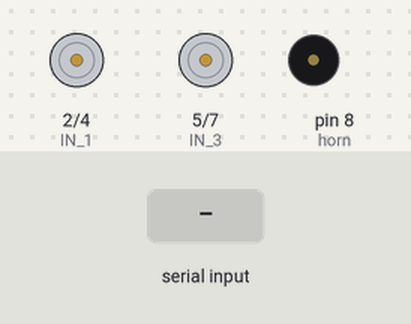
Recording of a sketch running on a simulated Arduino Uno, built with avr-gcc and run on an emulated ATmega328P. On the bench: motor-driver pin pairs drawn as motors (green arrow = first pin HIGH = forward, orange = second pin HIGH = backward, longer = more drive, scaled by the enable pin), buzzer (waves = sounding, pin HIGH). The inputs (shaded band) are chosen by the test bench. What the sketch prints to the serial monitor is not drawn.

Above: at 1.2 s.
1.3 s: "F" received over Serial
At 1.9 s:
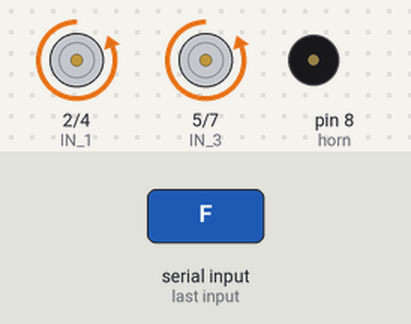
2.8 s: "B" received over Serial
At 3.1 s:
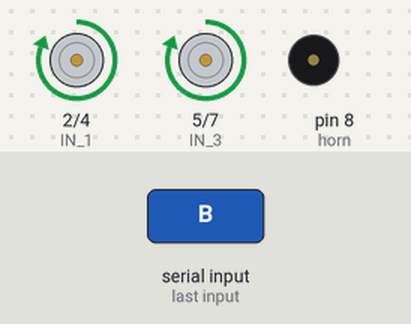
4.3 s: "R" received over Serial
At 5.4 s:
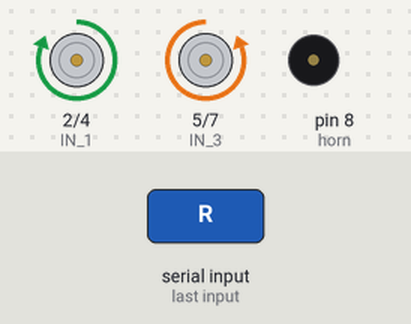
5.8 s: "L" received over Serial
At 6.5 s:
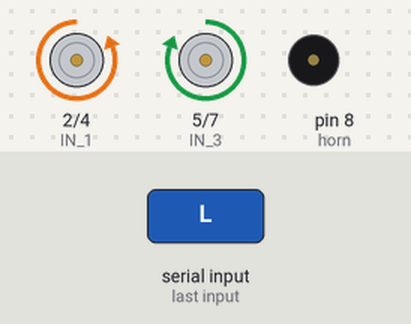
7.3 s: "G" received over Serial
At 7.7 s:
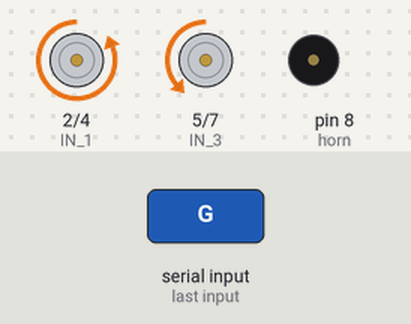
8.8 s: "I" received over Serial
At 10.0 s:
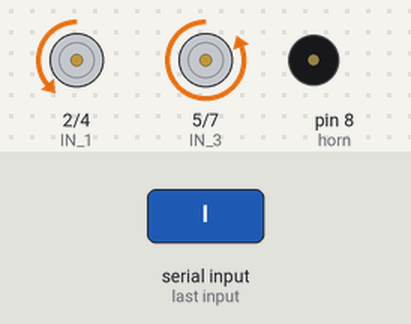
Timing chart, 0 to 11.3 s (numbered marks = the images above; inputs shaded):
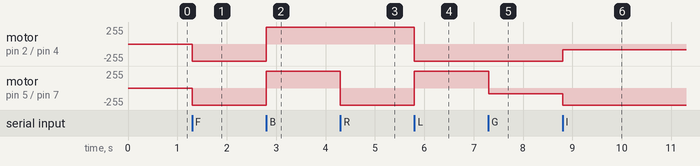

Measured:
- after the input at 1.3 s, motor on pin 2 (IN_1) / pin 4 (IN_2), motor on pin 5 (IN_3) / pin 7 (IN_4): stopped → backward 255/255 at once
- after the input at 2.8 s, motor on pin 2 (IN_1) / pin 4 (IN_2), motor on pin 5 (IN_3) / pin 7 (IN_4): backward 255/255 → forward 255/255 at once
- after the input at 4.3 s, motor on pin 5 (IN_3) / pin 7 (IN_4): forward 255/255 → backward 255/255 at once
- after the input at 5.8 s, motor on pin 2 (IN_1) / pin 4 (IN_2): forward 255/255 → backward 255/255 at once; motor on pin 5 (IN_3) / pin 7 (IN_4): backward 255/255 → forward 255/255 at once
- after the input at 7.3 s, motor on pin 5 (IN_3) / pin 7 (IN_4): forward 255/255 → backward 85/255 at once
- after the input at 8.8 s, motor on pin 2 (IN_1) / pin 4 (IN_2): backward 255/255 → backward 85/255 at once; motor on pin 5 (IN_3) / pin 7 (IN_4): backward 85/255 → backward 255/255 at once

The sketch:

uno_bot.ino
```cpp
//uno sucks
#define ENA   3         // Enable/speed motors Right        GPIO14(D5)
#define ENB   6         // Enable/speed motors Left         GPIO12(D6)
#define IN_1  2        // L298N in1 motors Right           GPIO15(D8)
#define IN_2  4         // L298N in2 motors Right           GPIO13(D7)
#define IN_3  5          // L298N in3 motors Left            GPIO2(D4)
#define IN_4  7         // L298N in4 motors Left            GPIO0(D3)
#define horn 8
int avoider = false;
int follower = false ;
char command;             //String to store app command state.

int speedCar = 1023;         // 400 - 1023.
int speed_Coeff = 3;

void setup() {

  pinMode(ENA, OUTPUT);
  pinMode(ENB, OUTPUT);
  pinMode(IN_1, OUTPUT);
  pinMode(IN_2, OUTPUT);
  pinMode(IN_3, OUTPUT);
  pinMode(IN_4, OUTPUT);
  pinMode(horn, OUTPUT);
  Serial.begin(9600);


}
void goAhead() {

  digitalWrite(IN_1, LOW);
  digitalWrite(IN_2, HIGH);
  analogWrite(ENA, speedCar);

  digitalWrite(IN_3, LOW);
  digitalWrite(IN_4, HIGH);
  analogWrite(ENB, speedCar);
}
void Horn() {

}

void goBack() {

  digitalWrite(IN_1, HIGH);
  digitalWrite(IN_2, LOW);
  analogWrite(ENA, speedCar);

  digitalWrite(IN_3, HIGH);
  digitalWrite(IN_4, LOW);
  analogWrite(ENB, speedCar);
}

void goRight() {

  digitalWrite(IN_1, LOW);
  digitalWrite(IN_2, HIGH);
  analogWrite(ENA, speedCar);

  digitalWrite(IN_3, HIGH);
  digitalWrite(IN_4, LOW);
  analogWrite(ENB, speedCar);
}

void goLeft() {

  digitalWrite(IN_1, HIGH);
  digitalWrite(IN_2, LOW);
  analogWrite(ENA, speedCar);

  digitalWrite(IN_3, LOW);
  digitalWrite(IN_4, HIGH);
  analogWrite(ENB, speedCar);
}

void goAheadRight() {

  digitalWrite(IN_1, LOW);
  digitalWrite(IN_2, HIGH);
  analogWrite(ENA, speedCar);

  digitalWrite(IN_3, LOW);
  digitalWrite(IN_4, HIGH);
  analogWrite(ENB, speedCar / speed_Coeff);
}

void goAheadLeft() {

  digitalWrite(IN_1, LOW);
  digitalWrite(IN_2, HIGH);
  analogWrite(ENA, speedCar / speed_Coeff);

  digitalWrite(IN_3, LOW);
  digitalWrite(IN_4, HIGH);
  analogWrite(ENB, speedCar);
}

void goBackRight() {

  digitalWrite(IN_1, HIGH);
  digitalWrite(IN_2, LOW);
  analogWrite(ENA, speedCar / speed_Coeff);

  digitalWrite(IN_3, HIGH);
  digitalWrite(IN_4, LOW);
  analogWrite(ENB, speedCar);
}

void goBackLeft() {

  digitalWrite(IN_1, HIGH);
  digitalWrite(IN_2, LOW);
  analogWrite(ENA, speedCar);

  digitalWrite(IN_3, HIGH);
  digitalWrite(IN_4, LOW);
  analogWrite(ENB, speedCar / speed_Coeff);
}

void stopRobot() {

  digitalWrite(IN_1, LOW);
  digitalWrite(IN_2, LOW);
  analogWrite(ENA, speedCar);

  digitalWrite(IN_3, LOW);
  digitalWrite(IN_4, LOW);
  analogWrite(ENB, speedCar);
}
void obstacle_avoiding()
{
}
void object_follower()
{

  }


void loop() {
 if (Serial.available() > 0) {

    command = Serial.read();
    Serial.print(command);
if (avoider)  {obstacle_avoiding();}
if (follower) {object_follower();}

  switch (command) {
case 'F':goAhead();break;
case 'B':goBack();break;
case 'R':goLeft();break;
case 'L':goRight();break;
case 'G':goAheadRight();break;
case 'I':goAheadLeft();break;
case 'H':goBackRight();break;
case 'J':goBackLeft();break;
case '2':speedCar = 135;break;
case '3':speedCar = 155;break;
case '4':speedCar = 170;break;
case '5':speedCar = 185;break;
case '6':speedCar = 195;break;
case '7':speedCar = 215;break;
case '8':speedCar = 235;break;
case '9':speedCar = 255;break;
case 'S':stopRobot();break;
case 'a':avoider = true;break;
case 'f':follower = true;break;
case 'h':Horn();break;
  }
 }
}
```
